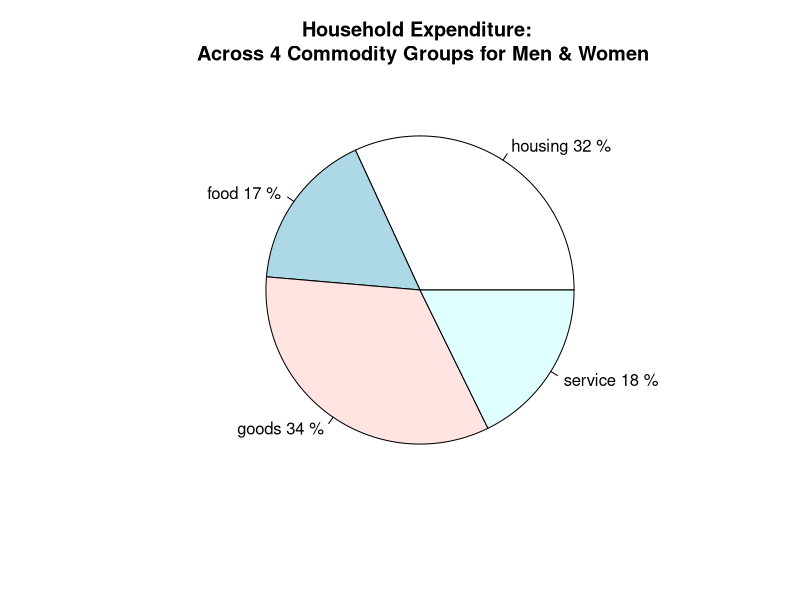

Source code (R): (Note: this script raises an error after producing the figure.)
## ---- chunk 1
knitr::opts_chunk$set(echo = TRUE)
## ---- chunk 2
household <- read.table("household.txt", header = TRUE, sep = ",")
## ---- chunk 3
group_sums <- colSums(household[,1:4])
pct <- round(group_sums/sum(group_sums)*100)
lbls <- paste(labels(group_sums), pct, "%")
pie(group_sums,
    main = "Household Expenditure: \n Across 4 Commodity Groups for Men & Women",
    labels = lbls)
## ---- chunk 4
groups_sums_grouped <- aggregate(. ~ household$gender, household, sum)
group_sums_men <- as.numeric(groups_sums_grouped[2, 2:5])
pct_men <- round(group_sums_men/sum(group_sums_men)*100)
lbls_men <- paste(labels(group_sums), pct_men, "%")
pie(group_sums_men,
    main = "Household Expenditure: \n Across 4 Commodity Groups for Men",
    labels = lbls_men)

## ---- chunk 5
group_sums_women <- as.numeric(groups_sums_grouped[1, 2:5])
pct_women <- round(group_sums_women/sum(group_sums_women)*100)
lbls_women <- paste(labels(group_sums), pct_women, "%")
pie(group_sums_women,
    main = "Household Expenditure: \n Across 4 Commodity Groups for Women",
    labels = lbls_women)

## ---- chunk 6
library(vcd)
gsg <- groups_sums_grouped[2:5]
row.names(gsg) <- c("Women", "Men")
spine(as.matrix(gsg), main = "Spinogram of Expenditures \n Commodity Group Spending between Women and Men")
## ---- chunk 7
suicides <- read.table("suicides.txt", header = TRUE, sep = ",")
## ---- chunk 8
num_rows <- nrow(suicides)
boxplot(suicides,
        main = paste("Boxplots for 100k Male Suicides for", toString(num_rows), "Countries"),
        xlab = "Age Groups",
        ylab = "Number of Suicides",
        names = c("25 - 34", "35 - 44", "45 - 54", "55 - 64", "65 - 74"))
